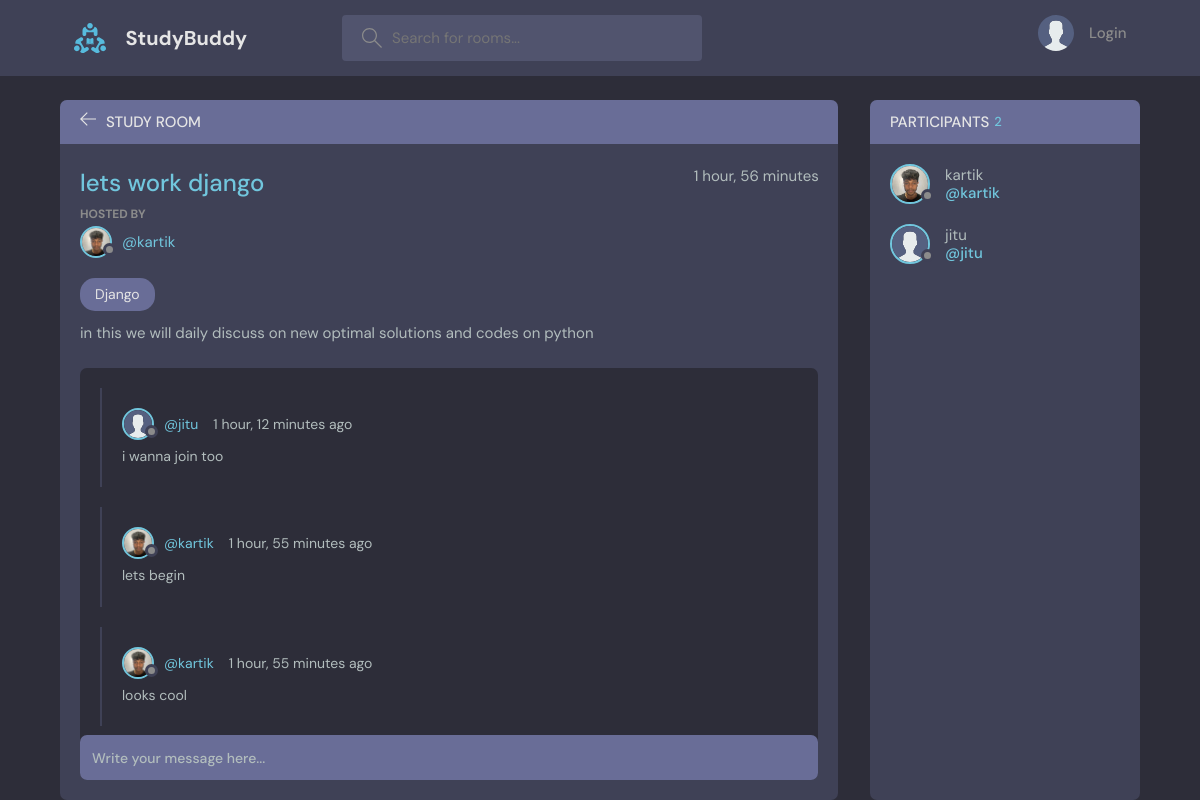
The page /room/1/ on the database its author committed.
### base/models.py (models this page shows, shortened)
class Room(models.Model):
    host = models.ForeignKey(User, on_delete=models.SET_NULL, null=True)
    topic =  models.ForeignKey(Topic, on_delete=models.SET_NULL, null=True)
    name = models.CharField(max_length=200)
    description = models.TextField(null=True, blank=True)
    participants = models.ManyToManyField(User, related_name='participants', blank=True)
    updated = models.DateTimeField(auto_now=True)
    created = models.DateTimeField(auto_now_add=True)
    id = models.BigAutoField(primary_key=True)
    class Meta:
        ordering = ['-updated', '-created']

class User(AbstractUser):
    name = models.CharField(max_length=200, null=True)
    email = models.CharField(max_length=200, unique=True, null=True)
    bio = models.TextField(null=True)
    avatar = models.ImageField(null=True, default="avatar.svg")
    USERNAME_FIELD = 'email'
    REQUIRED_FIELDS = []

class Topic(models.Model):
    name = models.CharField(max_length=200)
    views = models.IntegerField(default=0)
    def __str__(self):
        return self.name

class Message(models.Model):
    user = models.ForeignKey(User, on_delete=models.CASCADE)
    room = models.ForeignKey(Room, on_delete=models.CASCADE)
    body = models.TextField()
    updated = models.DateTimeField(auto_now=True)
    created = models.DateTimeField(auto_now_add=True)

### base/views.py (the view, shortened to what this page needs)
# urls.py: path("room/<str:pk>/", views.room, name="room"),
def room (request, pk):
    room = Room.objects.get(id=pk)
    room_messagaes = room.message_set.all().order_by('-created')
    participants = room.participants.all()
    context = {'room': room, 'room_messagaes': room_messagaes, 'participants': participants}
    return render(request, 'base/room.html', context)

### base/templates/base/room.html (shortened to what this page needs)
{%extends 'main.html'%}
{%block content%}
    <main class="profile-page layout layout--2">
      <div class="container">
        <div class="room">
          <div class="room__top">
            <div class="room__topLeft">
              <a href="#" onclick="window.history.back(); return false;">
                <svg version="1.1" xmlns="http://www.w3.org/2000/svg" width="32" height="32" viewBox="0 0 32 32">
                  <title>arrow-left</title>
                  <path
                    d="M13.723 2.286l-13.723 13.714 13.719 13.714 1.616-1.611-10.96-10.96h27.625v-2.286h-27.625l10.965-10.965-1.616-1.607z"
                  ></path>
                </svg>
              </a>
              <h3>Study Room</h3>
            </div>
          </div>
          <div class="room__box scroll">
            <div class="room__header scroll">
              <div class="room__info">
                <h3>{{room.name}}</h3>
                <span>{{room.created|timesince}}</span>
              </div>
              <div class="room__hosted">
                <p>Hosted By</p>
                <a href="{%url 'user-profile' room.host.id%}" class="room__author">
                  <div class="avatar avatar--small">
                    <img src={{room.host.avatar.url}}/>
                  </div>
                  <span>@{{room.host.username}}</span>
                </a>
              </div>
              <span class="room__topics">{{room.topic| capfirst}}</span>
              <div>{{room.description}}</div>
            </div>
            <div class="room__conversation">
              <div class="threads scroll">
                {% for message in room_messagaes %}
                <div class="thread">
                  <div class="thread__top">
                    <div class="thread__author">
                      <a href="{url 'user-profile' message.user.id}" class="thread__authorInfo">
                        <div class="avatar avatar--small">
                          <img src={{message.user.avatar.url}}/>
                        </div>
                        <span>@{{message.user.username}}</span>
                      </a>
                      <span class="thread__date">{{message.created|timesince}} ago</span>
                    </div>
                  </div>
                  <div class="thread__details">
                    {{message.body}}
                  </div>
                </div>
                {%endfor%}
              </div>
            </div>
          </div>
          <div class="room__message">
            <form action="" method ="POST">
            <input name="body" placeholder="Write your message here..." /></form>
          </div>
        </div>
        <div class="participants">
          <h3 class="participants__top">Participants <span>{{participants.count}}</span></h3>
          <div class="participants__list scroll">
            {%for user in participants %}
            <a href="{%url 'user-profile' user.id %}" class="participant">
              <div class="avatar avatar--medium">
                <img src={{user.avatar.url}} />
              </div>
              <p>
                {{user.username}}
                <span>@{{user.username}}</span>
              </p>
            </a>
            {%endfor%}
          </div>
        </div>
      </div>
    </main>
{%endblock%}

### rows shown on the page
Room: name "lets work django", created "1 hour, 56 minutes", host.avatar (picture), host.username "kartik", topic "Django", description "in this we will daily discuss on new optimal solutions and codes on python"
Message: user.avatar (picture), user.username "jitu", created "1 hour, 12 minutes", body "i wanna join too"
Message: user.avatar (picture), user.username "kartik", created "1 hour, 55 minutes", body "lets begin"
Message: user.avatar (picture), user.username "kartik", created "1 hour, 55 minutes", body "looks cool"
User: avatar (picture), username "kartik"
User: avatar (placeholder picture), username "jitu"

### other values the page prints
{{ participants.count }} "2"
